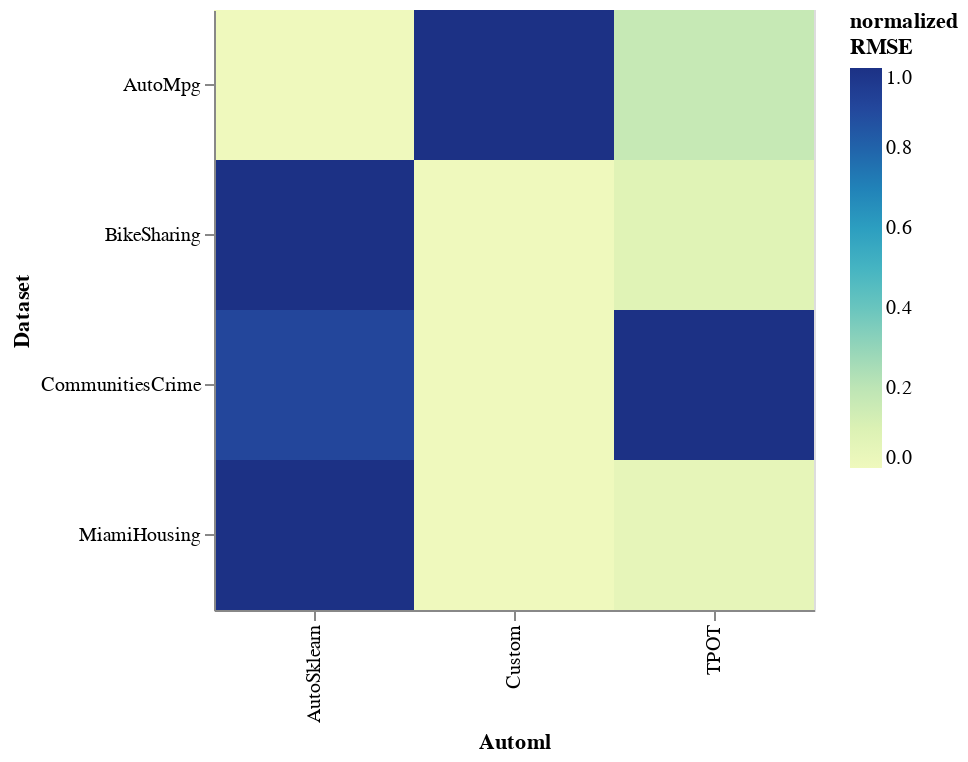

The code cell stored with this chart in its notebook:
### Code cell
create_heatmap(automl_comparisons, "automl", "dataset", "metric", True)

### Figure 1 — Vega-Lite specification as saved in the notebook (floating-point values rounded to 4 significant figures)
{"config": {"view": {"continuousWidth": 300, "continuousHeight": 300}}, "data": {"name": "data-166ef61d12ff9a52e036848fccd6d190"}, "mark": {"type": "rect"}, "encoding": {"color": {"field": "norm_col", "title": ["normalized", "RMSE"], "type": "quantitative"}, "tooltip": [{"field": "metric", "type": "quantitative"}], "x": {"field": "automl", "title": "Automl", "type": "nominal"}, "y": {"field": "dataset", "title": "Dataset", "type": "nominal"}}, "height": 300, "transform": [{"joinaggregate": [{"op": "max", "field": "metric", "as": "max_col"}, {"op": "min", "field": "metric", "as": "min_col"}], "groupby": ["dataset"]}, {"calculate": "(datum.metric - datum.min_col) / (datum.max_col - datum.min_col)", "as": "norm_col"}], "width": 300, "$schema": "https://vega.github.io/schema/vega-lite/v5.20.1.json", "datasets": {"data-166ef61d12ff9a52e036848fccd6d190": [{"dataset": "AutoMpg", "automl": "Custom", "algorithm": "MLP", "metric": 3.016}, {"dataset": "AutoMpg", "automl": "AutoSklearn", "algorithm": "RandomForest", "metric": 2.165}, {"dataset": "AutoMpg", "automl": "TPOT", "algorithm": "MLP", "metric": 2.31}, {"dataset": "CommunitiesCrime", "automl": "Custom", "algorithm": "SVR", "metric": 0.1308}, {"dataset": "CommunitiesCrime", "automl": "AutoSklearn", "algorithm": "RandomForest", "metric": 0.1333}, {"dataset": "CommunitiesCrime", "automl": "TPOT", "algorithm": "MLP", "metric": 0.1336}, {"dataset": "MiamiHousing", "automl": "Custom", "algorithm": "RandomForest", "metric": 105600.0}, {"dataset": "MiamiHousing", "automl": "AutoSklearn", "algorithm": "RandomForest", "metric": 113500.0}, {"dataset": "MiamiHousing", "automl": "TPOT", "algorithm": "RandomForest", "metric": 106000.0}, {"dataset": "BikeSharing", "automl": "Custom", "algorithm": "MLP", "metric": 38.03}, {"dataset": "BikeSharing", "automl": "AutoSklearn", "algorithm": "RandomForest", "metric": 64.44}, {"dataset": "BikeSharing", "automl": "TPOT", "algorithm": "MLP", "metric": 40.03}]}}
